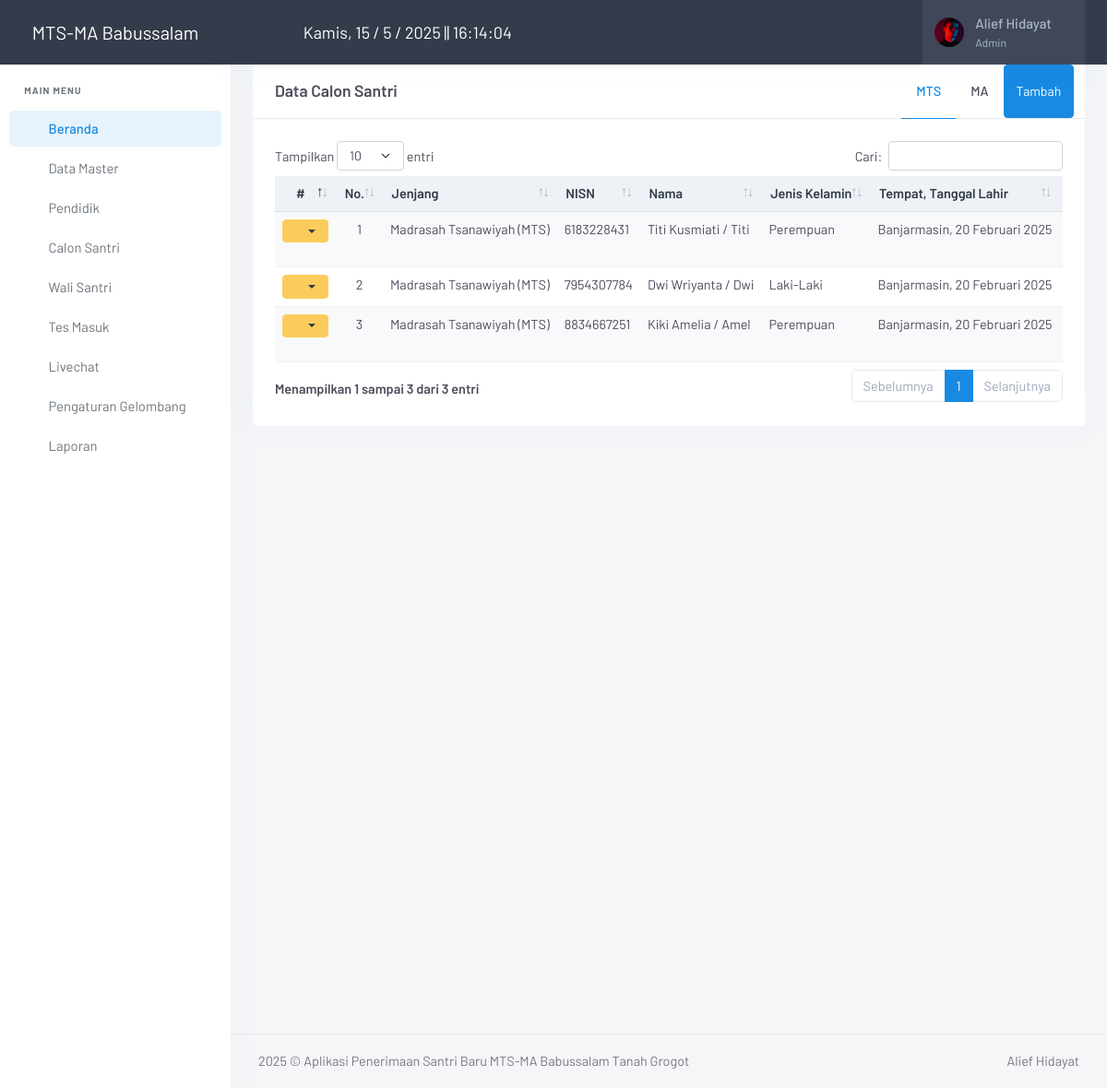
/admin/index.php?page=calon_santri (signed in), run on the app's committed database.
### tables this page shows
CREATE TABLE `meta` (
  `id_meta` int(11) NOT NULL,
  `instansi` varchar(255) DEFAULT NULL,
  `telp` varchar(50) DEFAULT NULL,
  `email` varchar(255) DEFAULT NULL,
  `alamat` text DEFAULT NULL,
  `logo` varchar(255) DEFAULT NULL,
  `pimpinan` varchar(255) DEFAULT NULL,
  `singkat` varchar(100) NOT NULL
);

CREATE TABLE `calon_santri` (
  `nisn` varchar(20) NOT NULL,
  `tgl_santri` date NOT NULL,
  `jenjang` varchar(100) NOT NULL,
  `nama_lengkap` varchar(255) NOT NULL,
  `nama_panggilan` varchar(100) NOT NULL,
  `jk` varchar(15) NOT NULL,
  `tmp` varchar(255) NOT NULL,
  `tgl` date NOT NULL,
  `anak_ke` int(2) NOT NULL,
  `jumlah_saudara` int(2) DEFAULT NULL,
  `tinggi` float DEFAULT NULL,
  `berat` float DEFAULT NULL,
  `id_darah` int(11) NOT NULL,
  `riwayat_penyakit` text NOT NULL,
  `provinsi` varchar(100) NOT NULL,
  `kabupaten` varchar(100) NOT NULL,
  `kecamatan` varchar(100) NOT NULL,
  `desa` varchar(100) NOT NULL,
  `alamat` text NOT NULL,
  `notelp` varchar(15) DEFAULT NULL,
  `tempat_tinggal` varchar(255) NOT NULL,
  `jarak` varchar(20) DEFAULT NULL,
  `sekolah_asal` varchar(255) NOT NULL,
  `tgl_ijazah` date NOT NULL,
  `no_ijazah` varchar(20) NOT NULL,
  `lama_belajar` varchar(5) NOT NULL,
  `status_santri` varchar(100) DEFAULT NULL,
  `password_santri` varchar(100) DEFAULT NULL,
  `gelombang_id` varchar(20) NOT NULL
);

### admin/inc/koneksi.php (called while the page is built, shortened)
<?php
	$con = mysqli_connect("localhost","root","","db_santri");
?>
<?php $ambil_meta=$con->query("SELECT * FROM meta"); ?>
<?php $meta = $ambil_meta->fetch_assoc(); ?>

### admin/inc/tanggal.php (called while the page is built, shortened)
<?php
function tgl_indo($tgl){
    $tanggal = substr($tgl,8,2);
    $bulan   = getBulan(substr($tgl,5,2));
    $tahun   = substr($tgl,0,4);
    return $tanggal.' '.$bulan.' '.$tahun;
}
function getBulan($bln){
    switch ($bln){
        case 2: return "Februari"; break;
        case 11: return "November"; break;
    }
}
?>

### admin/page/calon_santri/calon_santri.php (the view, shortened to what this page needs)
<div class="row">
    <div class="col-12">
        <div class="card">
            <div class="card-header card-tabs d-flex align-items-center">
                <div class="flex-grow-1">
                    <thead>
                    <h4 class="header-title">Data Calon Santri</h4>
                </div>
                <ul class="nav nav-tabs nav-justified card-header-tabs nav-bordered">
                    <li class="nav-item">
                        <a href="#profile-ct" data-bs-toggle="tab" aria-expanded="true" class="nav-link active">
                            <span class="d-none d-md-block">MTS</span>
                        </a>
                    </li>
                    <li class="nav-item">
                        <a href="#home-ct" data-bs-toggle="tab" aria-expanded="false" class="nav-link">
                            <span class="d-none d-md-block">MA</span>
                        </a>
                    </li>
                    <a href="?page=calon_santri&aksi=tambah" class="btn btn-primary btn-sm float-end">Tambah</a>
                </ul>
            </div>
            <div class="card-body">
                <div class="tab-content">
                    <div class="tab-pane show active table-responsive" id="profile-ct">
                        <table id="dtTabel" class="table table-striped table-sm w-100 nowrap">
                            <thead class="table-light">
                                <tr>
                                    <th width="10" class="text-center">#</th>
                                    <th width="5" class="text-center">No.</th>
                                    <th>Jenjang</th>
                                    <th>NISN</th>
                                    <th>Nama</th>
                                    <th>Jenis Kelamin</th>
                                    <th>Tempat, Tanggal Lahir</th>
                                    <th>Alamat</th>
                                </tr>
                            </thead>
                            <tbody>
                                <?php
                                $nomor = 1;
                                $ambil = $con->query("SELECT * FROM calon_santri WHERE jenjang='Madrasah Tsanawiyah (MTS)' ORDER BY nisn ASC");
                                while ($row = $ambil->fetch_assoc()) {
                                    $tgl = tgl_indo($row['tgl']); ?>
                                    <tr>
                                        <td class="text-center" style="vertical-align: top;">
                                            <div class="dropdown">
                                                <button class="btn btn-warning btn-sm dropdown-toggle text-dark" type="button" id="dropdownMenuButton" data-bs-toggle="dropdown" aria-haspopup="true" aria-expanded="false">
                                                    <i class="ti ti-settings"></i>
                                                </button>
                                            </div>
                                        </td>
                                        <td class="text-center" style="vertical-align: top;"><?= $nomor; ?></td>
                                        <td style="vertical-align: top;"><?= $row['jenjang']; ?></td>
                                        <td style="vertical-align: top;"><?= $row['nisn']; ?></td>
                                        <td style="vertical-align: top;"><?= $row['nama_lengkap']; ?> / <?= $row['nama_panggilan']; ?></td>
                                        <td style="vertical-align: top;"><?= $row['jk']; ?></td>
                                        <td style="vertical-align: top;"><?= $row['tmp']; ?>, <?= $tgl ?></td>
                                        <td style="vertical-align: top;"><?= $row['alamat']; ?></td>
                                    </tr>
                                <?php
                                $nomor++;
                                }
                                ?>
                            </tbody>
                        </table>
                    </div>
                </div>
            </div>
        </div>
    </div>
</div>

### admin/index.php (shortened to what this page needs)
<?php
include ("inc/koneksi.php");
include ("inc/tanggal.php");
if ($_SESSION['Admin'] || $_SESSION['Pimpinan']) {
?>
<!DOCTYPE html>
<html lang="en">
<head>
    <link href="assets/vendor/jsvectormap/jsvectormap.min.css" rel="stylesheet" type="text/css">
    <link href="assets/css/vendor.min.css" rel="stylesheet" type="text/css" />
    <link href="assets/css/app.min.css" rel="stylesheet" type="text/css" id="app-style" />
    <link href="assets/css/icons.min.css" rel="stylesheet" type="text/css" />
    <link href="assets/vendor/datatables.net-bs5/css/dataTables.bootstrap5.min.css" rel="stylesheet" type="text/css" />
    <link href="assets/vendor/datatables.net-responsive-bs5/css/responsive.bootstrap5.min.css" rel="stylesheet" type="text/css" />
    <link href="assets/vendor/datatables.net-fixedcolumns-bs5/css/fixedColumns.bootstrap5.min.css" rel="stylesheet" type="text/css" />
    <link href="assets/vendor/datatables.net-fixedheader-bs5/css/fixedHeader.bootstrap5.min.css" rel="stylesheet" type="text/css" />
    <link href="assets/vendor/datatables.net-buttons-bs5/css/buttons.bootstrap5.min.css" rel="stylesheet" type="text/css" />
    <link href="assets/vendor/datatables.net-select-bs5/css/select.bootstrap5.min.css" rel="stylesheet" type="text/css" />
</head>
<body>
    <?php
    if ($_SESSION['Admin']) { $user = $_SESSION['Admin']; }
    $sql = mysqli_query($con, "SELECT * FROM admin WHERE id_admin='$user'");
    $admin = mysqli_fetch_assoc($sql);
    ?>
    <div class="wrapper">
        <?php include "menu.php" ?>
        <header class="app-topbar">
            <div class="page-container topbar-menu">
                <div class="d-flex align-items-center gap-2">
                    <button class="sidenav-toggle-button px-2">
                        <i class="ti ti-menu-deep fs-24"></i>
                    </button>
                    <div id="current-time" class="time-display text-white"></div>
                </div>
                <div class="d-flex align-items-center gap-2">
                    <div class="topbar-item d-none d-sm-flex">
                        <button class="topbar-link" data-bs-toggle="offcanvas" data-bs-target="#theme-settings-offcanvas" type="button">
                            <i class="ti ti-settings fs-22"></i>
                        </button>
                    </div>
                    <div class="topbar-item d-none d-sm-flex">
                        <button class="topbar-link" id="light-dark-mode" type="button">
                            <i class="ti ti-moon fs-22"></i>
                        </button>
                    </div>
                    <div class="topbar-item nav-user">
                        <div class="dropdown">
                            <a class="topbar-link dropdown-toggle drop-arrow-none px-2" data-bs-toggle="dropdown" data-bs-offset="0,19" type="button" aria-haspopup="false" aria-expanded="false">
                                <img src="assets/gambar/admin/<?= $admin['foto'] ?>" width="32" class="rounded-circle me-lg-2 d-flex" alt="user-image">
                                <span class="d-lg-flex flex-column gap-1 d-none">
                                    <h5 class="my-0"><?= $admin['nama'] ?></h5>
                                    <h6 class="my-0 fw-normal"><?= $admin['level'] ?></h6>
                                </span>
                                <i class="ti ti-chevron-down d-none d-lg-block align-middle ms-2"></i>
                            </a>
                        </div>
                    </div>
                </div>
            </div>
        </header>
        <div class="page-content">
            <div class="page-container">
                <?php
                $page = $_GET['page'];
                $aksi = $_GET['aksi'];
                if ($page == "calon_santri")
                {
                    if ($aksi == "") { include "page/calon_santri/calon_santri.php"; }
                }
                ?>
            </div>
            <footer class="footer">
                <div class="page-container">
                    <div class="row">
                        <div class="col-md-8 text-center text-md-start">
                            <script>document.write(new Date().getFullYear())</script> © Aplikasi Penerimaan Santri Baru <?= $meta['instansi'] ?> Tanah Grogot</span>
                        </div>
                        <div class="col-md-4">
                            <div class="text-md-end footer-links d-none d-md-block">
                                <a href="javascript: void(0);">Alief Hidayat</a>
                            </div>
                        </div>
                    </div>
                </div>
            </footer>
        </div>
    </div>
</body>
</html>
<?php
}else{
    echo '<script language="javascript">alert("Anda belum login, Klik OK untuk Login"); document.location="login.php";</script>';
    }
?>

### admin/menu.php (shortened to what this page needs)
<div class="sidenav-menu">
    <a href="index.php" class="logo">
        <span class="logo-light">
            <span class="logo-lg text-white" style="font-size: 20px;"><?= $meta['instansi'] ?></span>
        </span>
    </a>
    <div data-simplebar>
        <ul class="side-nav table-responsive">
            <li class="side-nav-title">Main Menu</li>
            <li class="side-nav-item">
                <a href="index.php" class="side-nav-link">
                    <span class="menu-icon"><i class="ti ti-home"></i></span>
                    <span class="menu-text"> Beranda </span>
                </a>
            </li>
            <li class="side-nav-item">
                <a data-bs-toggle="collapse" href="#sidebarDTMaster" aria-expanded="false" aria-controls="sidebarDTMaster"
                    class="side-nav-link">
                    <span class="menu-icon"><i class="ti ti-database"></i></span>
                    <span class="menu-text"> Data Master</span>
                    <span class="menu-arrow"></span>
                </a>
            </li>
            <li class="side-nav-item">
                <a href="?page=pendidik" class="side-nav-link">
                    <span class="menu-icon"><i class="ti ti-user"></i></span>
                    <span class="menu-text"> Pendidik </span>
                </a>
            </li>
            <li class="side-nav-item">
                <a data-bs-toggle="collapse" href="#sidebarCsantri" aria-expanded="false" aria-controls="sidebarCsantri"
                    class="side-nav-link">
                    <span class="menu-icon"><i class="ti ti-users"></i></span>
                    <span class="menu-text"> Calon Santri</span>
                    <span class="menu-arrow"></span>
                </a>
            </li>
            <li class="side-nav-item">
                <a data-bs-toggle="collapse" href="#sidebarWaliSantri" aria-expanded="false" aria-controls="sidebarWaliSantri"
                    class="side-nav-link">
                    <span class="menu-icon"><i class="ti ti-users"></i></span>
                    <span class="menu-text"> Wali Santri</span>
                    <span class="menu-arrow"></span>
                </a>
            </li>
            <li class="side-nav-item">
                <a href="?page=tes_masuk" class="side-nav-link">
                    <span class="menu-icon"><i class="ti ti-edit"></i></span>
                    <span class="menu-text"> Tes Masuk </span>
                </a>
            </li>
            <li class="side-nav-item">
                <a href="?page=livechat" class="side-nav-link">
                    <span class="menu-icon"><i class="ti ti-message-circle"></i></span>
                    <span class="menu-text"> Livechat </span>
                </a>
            </li>
            <li class="side-nav-item">
                <a href="?page=pengaturan_gelombang" class="side-nav-link">
                    <span class="menu-icon"><i class="ti ti-message-circle"></i></span>
                    <span class="menu-text"> Pengaturan Gelombang </span>
                </a>
            </li>
            <li class="side-nav-item">
                <a data-bs-toggle="collapse" href="#sidebarLaporan" aria-expanded="false" aria-controls="sidebarLaporan"
                    class="side-nav-link">
                    <span class="menu-icon"><i class="ti ti-printer"></i></span>
                    <span class="menu-text"> Laporan</span>
                    <span class="menu-arrow"></span>
                </a>
            </li>
        </ul>
    </div>
</div>

### admin/index.php (style rules this page uses)
.sidenav-toggle-button, .topnav-toggle-button { background-color: transparent; border: none; cursor: pointer; }
.time-display { font-size: 18px; }

### data on the page
meta: instansi "MTS-MA Babussalam"
calon_santri: jenjang "Madrasah Tsanawiyah (MTS)", nisn "6183228431", nama_lengkap "Titi Kusmiati", nama_panggilan "Titi", jk "Perempuan", tmp "Banjarmasin", tgl "20 Februari 2025"
calon_santri: jenjang "Madrasah Tsanawiyah (MTS)", nisn "7954307784", nama_lengkap "Dwi Wriyanta", nama_panggilan "Dwi", jk "Laki-Laki", tmp "Banjarmasin", tgl "20 Februari 2025"
calon_santri: jenjang "Madrasah Tsanawiyah (MTS)", nisn "8834667251", nama_lengkap "Kiki Amelia", nama_panggilan "Amel", jk "Perempuan", tmp "Banjarmasin", tgl "20 Februari 2025"

### other printed values
$admin['nama'] "Alief Hidayat"
$admin['level'] "Admin"
